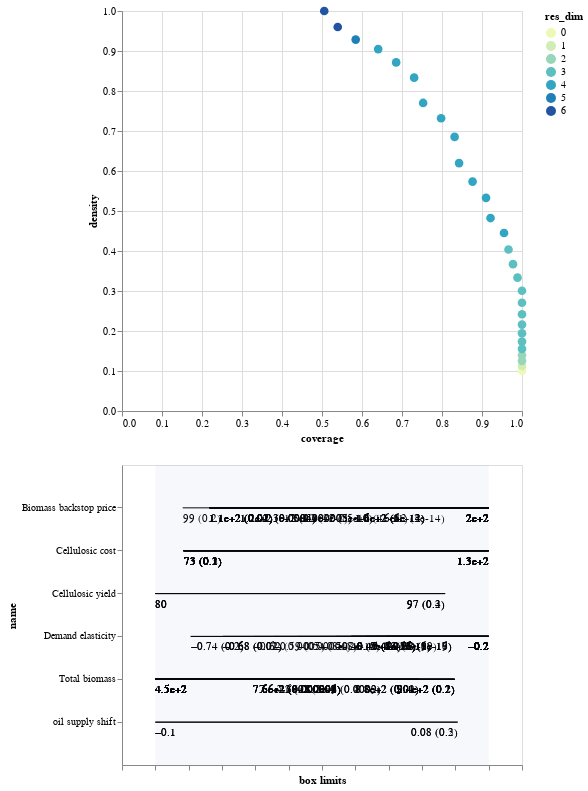

This figure's notebook cell:
### Code cell
box1_bryant.inspect_tradeoff()

### Figure 1 — Vega-Lite specification as saved in the notebook (floating-point values rounded to 4 significant figures)
{"$schema": "https://vega.github.io/schema/vega-lite/v3.4.0.json", "config": {"mark": {"tooltip": null}, "view": {"height": 300, "width": 400}}, "datasets": {"data-17256ee1b01d486f61a8245021b6fdb4": [{"id": 1, "maximum": -0.202, "minimum": -0.8, "name": "Demand elasticity", "qp_lower": 0.1557, "qp_upper": -1, "x1": -0.7365, "x2": -0.202}, {"id": 2, "maximum": 997.8, "minimum": 450, "name": "Total biomass", "qp_lower": -1, "qp_upper": 0.1504, "x1": 450, "x2": 941.7}, {"id": 2, "maximum": -0.202, "minimum": -0.8, "name": "Demand elasticity", "qp_lower": 0.1713, "qp_upper": -1, "x1": -0.7365, "x2": -0.202}, {"id": 3, "maximum": 997.8, "minimum": 450, "name": "Total biomass", "qp_lower": -1, "qp_upper": 0.1607, "x1": 450, "x2": 941.7}, {"id": 3, "maximum": -0.202, "minimum": -0.8, "name": "Demand elasticity", "qp_lower": 0.02418, "qp_upper": -1, "x1": -0.679, "x2": -0.202}, {"id": 4, "maximum": 997.8, "minimum": 450, "name": "Total biomass", "qp_lower": -1, "qp_upper": 0.1583, "x1": 450, "x2": 941.7}, {"id": 4, "maximum": -0.202, "minimum": -0.8, "name": "Demand elasticity", "qp_lower": 0.01869, "qp_upper": -1, "x1": -0.679, "x2": -0.202}, {"id": 4, "maximum": 199.6, "minimum": 90, "name": "Biomass backstop price", "qp_lower": 0.1509, "qp_upper": -1, "x1": 99, "x2": 199.6}, {"id": 5, "maximum": 997.8, "minimum": 450, "name": "Total biomass", "qp_lower": -1, "qp_upper": 0.1577, "x1": 450, "x2": 941.7}, {"id": 5, "maximum": -0.202, "minimum": -0.8, "name": "Demand elasticity", "qp_lower": 0.01457, "qp_upper": -1, "x1": -0.679, "x2": -0.202}, {"id": 5, "maximum": 199.6, "minimum": 90, "name": "Biomass backstop price", "qp_lower": 0.0175, "qp_upper": -1, "x1": 107.8, "x2": 199.6}, {"id": 6, "maximum": 997.8, "minimum": 450, "name": "Total biomass", "qp_lower": -1, "qp_upper": 0.164, "x1": 450, "x2": 941.7}, {"id": 6, "maximum": -0.202, "minimum": -0.8, "name": "Demand elasticity", "qp_lower": 0.0005345, "qp_upper": -1, "x1": -0.6235, "x2": -0.202}, {"id": 6, "maximum": 199.6, "minimum": 90, "name": "Biomass backstop price", "qp_lower": 0.0168, "qp_upper": -1, "x1": 107.8, "x2": 199.6}, {"id": 7, "maximum": 997.8, "minimum": 450, "name": "Total biomass", "qp_lower": -1, "qp_upper": 0.1521, "x1": 450, "x2": 941.7}, {"id": 7, "maximum": -0.202, "minimum": -0.8, "name": "Demand elasticity", "qp_lower": 1.196e-05, "qp_upper": -1, "x1": -0.5875, "x2": -0.202}, {"id": 7, "maximum": 199.6, "minimum": 90, "name": "Biomass backstop price", "qp_lower": 0.01448, "qp_upper": -1, "x1": 107.8, "x2": 199.6}, {"id": 8, "maximum": 997.8, "minimum": 450, "name": "Total biomass", "qp_lower": -1, "qp_upper": 0.1557, "x1": 450, "x2": 941.7}, {"id": 8, "maximum": -0.202, "minimum": -0.8, "name": "Demand elasticity", "qp_lower": 8.044e-08, "qp_upper": -1, "x1": -0.5445, "x2": -0.202}, {"id": 8, "maximum": 199.6, "minimum": 90, "name": "Biomass backstop price", "qp_lower": 0.01425, "qp_upper": -1, "x1": 107.8, "x2": 199.6}, {"id": 9, "maximum": 997.8, "minimum": 450, "name": "Total biomass", "qp_lower": -1, "qp_upper": 0.1647, "x1": 450, "x2": 941.7}, {"id": 9, "maximum": -0.202, "minimum": -0.8, "name": "Demand elasticity", "qp_lower": 2.406e-10, "qp_upper": -1, "x1": -0.5035, "x2": -0.202}, {"id": 9, "maximum": 199.6, "minimum": 90, "name": "Biomass backstop price", "qp_lower": 0.01715, "qp_upper": -1, "x1": 107.8, "x2": 199.6}, {"id": 10, "maximum": 997.8, "minimum": 450, "name": "Total biomass", "qp_lower": -1, "qp_upper": 0.1355, "x1": 450, "x2": 941.7}, {"id": 10, "maximum": -0.202, "minimum": -0.8, "name": "Demand elasticity", "qp_lower": 4.721e-13, "qp_upper": -1, "x1": -0.475, "x2": -0.202}, {"id": 10, "maximum": 199.6, "minimum": 90, "name": "Biomass backstop price", "qp_lower": 0.015, "qp_upper": -1, "x1": 107.8, "x2": 199.6}, {"id": 11, "maximum": 997.8, "minimum": 450, "name": "Total biomass", "qp_lower": -1, "qp_upper": 0.01421, "x1": 450, "x2": 883.4}, {"id": 11, "maximum": -0.202, "minimum": -0.8, "name": "Demand elasticity", "qp_lower": 3.451e-13, "qp_upper": -1, "x1": -0.475, "x2": -0.202}, {"id": 11, "maximum": 199.6, "minimum": 90, "name": "Biomass backstop price", "qp_lower": 0.01242, "qp_upper": -1, "x1": 107.8, "x2": 199.6}, {"id": 12, "maximum": 997.8, "minimum": 450, "name": "Total biomass", "qp_lower": -1, "qp_upper": 0.01355, "x1": 450, "x2": 883.4}, {"id": 12, "maximum": -0.202, "minimum": -0.8, "name": "Demand elasticity", "qp_lower": 7.967e-16, "qp_upper": -1, "x1": -0.4485, "x2": -0.202}, {"id": 12, "maximum": 199.6, "minimum": 90, "name": "Biomass backstop price", "qp_lower": 0.01095, "qp_upper": -1, "x1": 107.8, "x2": 199.6}, {"id": 13, "maximum": 997.8, "minimum": 450, "name": "Total biomass", "qp_lower": -1, "qp_upper": 0.01525, "x1": 450, "x2": 883.4}, {"id": 13, "maximum": -0.202, "minimum": -0.8, "name": "Demand elasticity", "qp_lower": 1.934e-15, "qp_upper": -1, "x1": -0.4485, "x2": -0.202}, {"id": 13, "maximum": 199.6, "minimum": 90, "name": "Biomass backstop price", "qp_lower": 0.0005064, "qp_upper": -1, "x1": 117.8, "x2": 199.6}, {"id": 14, "maximum": 133.7, "minimum": 67, "name": "Cellulosic cost", "qp_lower": 0.1383, "qp_upper": -1, "x1": 72.65, "x2": 133.7}, {"id": 14, "maximum": 997.8, "minimum": 450, "name": "Total biomass", "qp_lower": -1, "qp_upper": 0.01184, "x1": 450, "x2": 883.4}, {"id": 14, "maximum": -0.202, "minimum": -0.8, "name": "Demand elasticity", "qp_lower": 9.841e-16, "qp_upper": -1, "x1": -0.4485, "x2": -0.202}, {"id": 14, "maximum": 199.6, "minimum": 90, "name": "Biomass backstop price", "qp_lower": 0.0003845, "qp_upper": -1, "x1": 117.8, "x2": 199.6}, {"id": 15, "maximum": 133.7, "minimum": 67, "name": "Cellulosic cost", "qp_lower": 0.1753, "qp_upper": -1, "x1": 72.65, "x2": 133.7}, {"id": 15, "maximum": 997.8, "minimum": 450, "name": "Total biomass", "qp_lower": -1, "qp_upper": 0.000933, "x1": 450, "x2": 820.7}, {"id": 15, "maximum": -0.202, "minimum": -0.8, "name": "Demand elasticity", "qp_lower": 1.254e-15, "qp_upper": -1, "x1": -0.4485, "x2": -0.202}, {"id": 15, "maximum": 199.6, "minimum": 90, "name": "Biomass backstop price", "qp_lower": 0.0004229, "qp_upper": -1, "x1": 117.8, "x2": 199.6}, {"id": 16, "maximum": 133.7, "minimum": 67, "name": "Cellulosic cost", "qp_lower": 0.1367, "qp_upper": -1, "x1": 72.65, "x2": 133.7}, {"id": 16, "maximum": 997.8, "minimum": 450, "name": "Total biomass", "qp_lower": -1, "qp_upper": 0.0002231, "x1": 450, "x2": 820.7}, {"id": 16, "maximum": -0.202, "minimum": -0.8, "name": "Demand elasticity", "qp_lower": 4.1e-16, "qp_upper": -1, "x1": -0.4485, "x2": -0.202}, {"id": 16, "maximum": 199.6, "minimum": 90, "name": "Biomass backstop price", "qp_lower": 5.358e-06, "qp_upper": -1, "x1": 125.8, "x2": 199.6}, {"id": 17, "maximum": 133.7, "minimum": 67, "name": "Cellulosic cost", "qp_lower": 0.1378, "qp_upper": -1, "x1": 72.65, "x2": 133.7}, {"id": 17, "maximum": 997.8, "minimum": 450, "name": "Total biomass", "qp_lower": -1, "qp_upper": 1.01e-05, "x1": 450, "x2": 755.8}, {"id": 17, "maximum": -0.202, "minimum": -0.8, "name": "Demand elasticity", "qp_lower": 2.881e-15, "qp_upper": -1, "x1": -0.4485, "x2": -0.202}, {"id": 17, "maximum": 199.6, "minimum": 90, "name": "Biomass backstop price", "qp_lower": 7.744e-06, "qp_upper": -1, "x1": 125.8, "x2": 199.6}, {"id": 18, "maximum": 133.7, "minimum": 67, "name": "Cellulosic cost", "qp_lower": 0.1404, "qp_upper": -1, "x1": 72.65, "x2": 133.7}, {"id": 18, "maximum": 997.8, "minimum": 450, "name": "Total biomass", "qp_lower": -1, "qp_upper": 9.11e-06, "x1": 450, "x2": 755.8}, {"id": 18, "maximum": -0.202, "minimum": -0.8, "name": "Demand elasticity", "qp_lower": 9.781e-16, "qp_upper": -1, "x1": -0.4485, "x2": -0.202}, {"id": 18, "maximum": 199.6, "minimum": 90, "name": "Biomass backstop price", "qp_lower": 1.781e-07, "qp_upper": -1, "x1": 132.5, "x2": 199.6}, {"id": 19, "maximum": 133.7, "minimum": 67, "name": "Cellulosic cost", "qp_lower": 0.09571, "qp_upper": -1, "x1": 72.65, "x2": 133.7}, {"id": 19, "maximum": 997.8, "minimum": 450, "name": "Total biomass", "qp_lower": -1, "qp_upper": 1.368e-06, "x1": 450, "x2": 755.8}, {"id": 19, "maximum": -0.202, "minimum": -0.8, "name": "Demand elasticity", "qp_lower": 5.621e-17, "qp_upper": -1, "x1": -0.4485, "x2": -0.202}, {"id": 19, "maximum": 199.6, "minimum": 90, "name": "Biomass backstop price", "qp_lower": 3.227e-10, "qp_upper": -1, "x1": 138.6, "x2": 199.6}, {"id": 20, "maximum": 133.7, "minimum": 67, "name": "Cellulosic cost", "qp_lower": 0.103, "qp_upper": -1, "x1": 72.65, "x2": 133.7}, {"id": 20, "maximum": 997.8, "minimum": 450, "name": "Total biomass", "qp_lower": -1, "qp_upper": 1.1e-06, "x1": 450, "x2": 755.8}, {"id": 20, "maximum": -0.202, "minimum": -0.8, "name": "Demand elasticity", "qp_lower": 7.08e-19, "qp_upper": -1, "x1": -0.422, "x2": -0.202}, {"id": 20, "maximum": 199.6, "minimum": 90, "name": "Biomass backstop price", "qp_lower": 5.228e-10, "qp_upper": -1, "x1": 138.6, "x2": 199.6}, {"id": 21, "maximum": 133.7, "minimum": 67, "name": "Cellulosic cost", "qp_lower": 0.1574, "qp_upper": -1, "x1": 72.65, "x2": 133.7}, {"id": 21, "maximum": 997.8, "minimum": 450, "name": "Total biomass", "qp_lower": -1, "qp_upper": 4.717e-06, "x1": 450, "x2": 755.8}, {"id": 21, "maximum": -0.202, "minimum": -0.8, "name": "Demand elasticity", "qp_lower": 1.185e-16, "qp_upper": -1, "x1": -0.422, "x2": -0.202}, {"id": 21, "maximum": 199.6, "minimum": 90, "name": "Biomass backstop price", "qp_lower": 3.515e-11, "qp_upper": -1, "x1": 150.0, "x2": 199.6}, {"id": 22, "maximum": 133.7, "minimum": 67, "name": "Cellulosic cost", "qp_lower": 0.1039, "qp_upper": -1, "x1": 72.65, "x2": 133.7}, {"id": 22, "maximum": 997.8, "minimum": 450, "name": "Total biomass", "qp_lower": -1, "qp_upper": 3.975e-06, "x1": 450, "x2": 755.8}, {"id": 22, "maximum": -0.202, "minimum": -0.8, "name": "Demand elasticity", "qp_lower": 5.677e-18, "qp_upper": -1, "x1": -0.422, "x2": -0.202}, {"id": 22, "maximum": 199.6, "minimum": 90, "name": "Biomass backstop price", "qp_lower": 7.746e-14, "qp_upper": -1, "x1": 155.6, "x2": 199.6}, {"id": 23, "maximum": 133.7, "minimum": 67, "name": "Cellulosic cost", "qp_lower": 0.102, "qp_upper": -1, "x1": 72.65, "x2": 133.7}, {"id": 23, "maximum": 997.8, "minimum": 450, "name": "Total biomass", "qp_lower": -1, "qp_upper": 1.347e-06, "x1": 450, "x2": 755.8}, {"id": 23, "maximum": -0.202, "minimum": -0.8, "name": "Demand elasticity", "qp_lower": 5.874e-19, "qp_upper": -1, "x1": -0.4005, "x2": -0.202}, {"id": 23, "maximum": 199.6, "minimum": 90, "name": "Biomass backstop price", "qp_lower": 4.954e-14, "qp_upper": -1, "x1": 155.6, "x2": 199.6}, {"id": 24, "maximum": 133.7, "minimum": 67, "name": "Cellulosic cost", "qp_lower": 0.1065, "qp_upper": -1, "x1": 72.65, "x2": 133.7}, {"id": 24, "maximum": 997.8, "minimum": 450, "name": "Total biomass", "qp_lower": -1, "qp_upper": 6.426e-06, "x1": 450, "x2": 755.8}, {"id": 24, "maximum": -0.202, "minimum": -0.8, "name": "Demand elasticity", "qp_lower": 1.396e-19, "qp_upper": -1, "x1": -0.3845, "x2": -0.202}, {"id": 24, "maximum": 199.6, "minimum": 90, "name": "Biomass backstop price", "qp_lower": 5.537e-14, "qp_upper": -1, "x1": 155.6, "x2": 199.6}, {"id": 25, "maximum": 133.7, "minimum": 67, "name": "Cellulosic cost", "qp_lower": 0.2028, "qp_upper": -1, "x1": 72.65, "x2": 133.7}, {"id": 25, "maximum": 997.8, "minimum": 450, "name": "Total biomass", "qp_lower": -1, "qp_upper": 2.487e-05, "x1": 450, "x2": 755.8}, {"id": 25, "maximum": 99.9, "minimum": 80, "name": "Cellulosic yield", "qp_lower": -1, "qp_upper": 0.3732, "x1": 80, "x2": 97.3}, {"id": 25, "maximum": -0.202, "minimum": -0.8, "name": "Demand elasticity", "qp_lower": 1.015e-17, "qp_upper": -1, "x1": -0.3845, "x2": -0.202}, {"id": 25, "maximum": 199.6, "minimum": 90, "name": "Biomass backstop price", "qp_lower": 1.246e-12, "qp_upper": -1, "x1": 155.6, "x2": 199.6}, {"id": 26, "maximum": 133.7, "minimum": 67, "name": "Cellulosic cost", "qp_lower": 0.2619, "qp_upper": -1, "x1": 72.65, "x2": 133.7}, {"id": 26, "maximum": 997.8, "minimum": 450, "name": "Total biomass", "qp_lower": -1, "qp_upper": 5.785e-06, "x1": 450, "x2": 755.8}, {"id": 26, "maximum": 99.9, "minimum": 80, "name": "Cellulosic yield", "qp_lower": -1, "qp_upper": 0.2974, "x1": 80, "x2": 97.3}, {"id": 26, "maximum": -0.202, "minimum": -0.8, "name": "Demand elasticity", "qp_lower": 1.379e-17, "qp_upper": -1, "x1": -0.3845, "x2": -0.202}, {"id": 26, "maximum": 0.099, "minimum": -0.1, "name": "oil supply shift", "qp_lower": -1, "qp_upper": 0.2974, "x1": -0.1, "x2": 0.0805}, {"id": 26, "maximum": 199.6, "minimum": 90, "name": "Biomass backstop price", "qp_lower": 1.133e-12, "qp_upper": -1, "x1": 155.6, "x2": 199.6}, {"id": 27, "maximum": 133.7, "minimum": 67, "name": "Cellulosic cost", "qp_lower": 0.1473, "qp_upper": -1, "x1": 72.65, "x2": 133.7}, {"id": 27, "maximum": 997.8, "minimum": 450, "name": "Total biomass", "qp_lower": -1, "qp_upper": 2.317e-07, "x1": 450, "x2": 755.8}, {"id": 27, "maximum": 99.9, "minimum": 80, "name": "Cellulosic yield", "qp_lower": -1, "qp_upper": 0.1593, "x1": 80, "x2": 97.3}, {"id": 27, "maximum": -0.202, "minimum": -0.8, "name": "Demand elasticity", "qp_lower": 1.708e-16, "qp_upper": -1, "x1": -0.3845, "x2": -0.202}, {"id": 27, "maximum": 0.099, "minimum": -0.1, "name": "oil supply shift", "qp_lower": -1, "qp_upper": 0.1533, "x1": -0.1, "x2": 0.0805}, {"id": 27, "maximum": 199.6, "minimum": 90, "name": "Biomass backstop price", "qp_lower": 2.842e-14, "qp_upper": -1, "x1": 162.2, "x2": 199.6}], "data-bb8d07f6df3d47a6a475317795287b23": [{"end": 1, "start": 0}], "data-c5a4f50fa54a0c9fb9591076c299149f": [{"coverage": 1, "density": 0.1009, "id": 0, "mass": 1, "mean": 0.1009, "res_dim": 0}, {"coverage": 1, "density": 0.1124, "id": 1, "mass": 0.898, "mean": 0.1124, "res_dim": 1}, {"coverage": 1, "density": 0.1254, "id": 2, "mass": 0.805, "mean": 0.1254, "res_dim": 2}, {"coverage": 1, "density": 0.1395, "id": 3, "mass": 0.7234, "mean": 0.1395, "res_dim": 2}, {"coverage": 1, "density": 0.1553, "id": 4, "mass": 0.6497, "mean": 0.1553, "res_dim": 3}, {"coverage": 1, "density": 0.1735, "id": 5, "mass": 0.5816, "mean": 0.1735, "res_dim": 3}, {"coverage": 1, "density": 0.1943, "id": 6, "mass": 0.5193, "mean": 0.1943, "res_dim": 3}, {"coverage": 1, "density": 0.216, "id": 7, "mass": 0.4671, "mean": 0.216, "res_dim": 3}, {"coverage": 1, "density": 0.2418, "id": 8, "mass": 0.4172, "mean": 0.2418, "res_dim": 3}, {"coverage": 1, "density": 0.2705, "id": 9, "mass": 0.373, "mean": 0.2705, "res_dim": 3}, {"coverage": 1, "density": 0.3007, "id": 10, "mass": 0.3356, "mean": 0.3007, "res_dim": 3}, {"coverage": 0.9888, "density": 0.3333, "id": 11, "mass": 0.2993, "mean": 0.3333, "res_dim": 3}, {"coverage": 0.9775, "density": 0.3671, "id": 12, "mass": 0.2687, "mean": 0.3671, "res_dim": 3}, {"coverage": 0.9663, "density": 0.4038, "id": 13, "mass": 0.2415, "mean": 0.4038, "res_dim": 3}, {"coverage": 0.9551, "density": 0.445, "id": 14, "mass": 0.2166, "mean": 0.445, "res_dim": 4}, {"coverage": 0.9213, "density": 0.4824, "id": 15, "mass": 0.1927, "mean": 0.4824, "res_dim": 4}, {"coverage": 0.9101, "density": 0.5329, "id": 16, "mass": 0.1723, "mean": 0.5329, "res_dim": 4}, {"coverage": 0.8764, "density": 0.5735, "id": 17, "mass": 0.1542, "mean": 0.5735, "res_dim": 4}, {"coverage": 0.8427, "density": 0.6198, "id": 18, "mass": 0.1372, "mean": 0.6198, "res_dim": 4}, {"coverage": 0.8315, "density": 0.6852, "id": 19, "mass": 0.1224, "mean": 0.6852, "res_dim": 4}, {"coverage": 0.7978, "density": 0.732, "id": 20, "mass": 0.11, "mean": 0.732, "res_dim": 4}, {"coverage": 0.7528, "density": 0.7701, "id": 21, "mass": 0.09864, "mean": 0.7701, "res_dim": 4}, {"coverage": 0.7303, "density": 0.8333, "id": 22, "mass": 0.08844, "mean": 0.8333, "res_dim": 4}, {"coverage": 0.6854, "density": 0.8714, "id": 23, "mass": 0.07937, "mean": 0.8714, "res_dim": 4}, {"coverage": 0.6404, "density": 0.9048, "id": 24, "mass": 0.07143, "mean": 0.9048, "res_dim": 4}, {"coverage": 0.5843, "density": 0.9286, "id": 25, "mass": 0.06349, "mean": 0.9286, "res_dim": 5}, {"coverage": 0.5393, "density": 0.96, "id": 26, "mass": 0.05669, "mean": 0.96, "res_dim": 6}, {"coverage": 0.5056, "density": 1, "id": 27, "mass": 0.05102, "mean": 1, "res_dim": 6}], "data-d751713988987e9331980363e24189ce": []}, "vconcat": [{"data": {"name": "data-c5a4f50fa54a0c9fb9591076c299149f"}, "encoding": {"color": {"field": "res_dim", "scale": {"range": ["#eff9b6", "#d0edb3", "#97d6b9", "#5dc0c0", "#31a5c2", "#1f80b8", "#2354a3", "#21318d"]}, "type": "ordinal"}, "opacity": {"condition": {"selection": "selector001", "value": 1}, "value": 0.4}, "tooltip": [{"field": "id", "type": "ordinal"}, {"field": "coverage", "format": ".2", "type": "quantitative"}, {"field": "density", "format": ".2", "type": "quantitative"}, {"field": "res_dim", "type": "ordinal"}], "x": {"field": "coverage", "type": "quantitative"}, "y": {"field": "density", "type": "quantitative"}}, "height": 400, "mark": {"size": 75, "type": "circle"}, "selection": {"selector001": {"fields": ["id"], "type": "single"}}, "width": 400}, {"layer": [{"data": {"name": "data-17256ee1b01d486f61a8245021b6fdb4"}, "encoding": {"x": {"axis": {"grid": false, "labels": false, "title": "box limits"}, "field": "x_lower", "scale": {"domain": [0, 1], "padding": 0.1}, "type": "quantitative"}, "x2": {"field": "x_upper"}, "y": {"field": "name", "scale": {"padding": 1}, "type": "nominal"}}, "mark": "rule", "transform": [{"as": "x_lower", "calculate": "(datum.x1-datum.minimum)/(datum.maximum-datum.minimum)"}, {"as": "x_upper", "calculate": "(datum.x2-datum.minimum)/(datum.maximum-datum.minimum)"}, {"filter": {"selection": "selector001"}}], "width": 400}, {"data": {"name": "data-17256ee1b01d486f61a8245021b6fdb4"}, "encoding": {"text": {"field": "text", "type": "ordinal"}, "x": {"axis": {"grid": false, "labels": false, "title": "box limits"}, "field": "x_lower", "scale": {"domain": [0, 1], "padding": 0.1}, "type": "quantitative"}, "x2": {"field": "x_upper"}, "y": {"field": "name", "scale": {"padding": 1}, "type": "nominal"}}, "mark": {"align": "left", "baseline": "top", "dy": 5, "type": "text"}, "transform": [{"as": "x_lower", "calculate": "(datum.x1-datum.minimum)/(datum.maximum-datum.minimum)"}, {"as": "x_upper", "calculate": "(datum.x2-datum.minimum)/(datum.maximum-datum.minimum)"}, {"filter": {"selection": "selector001"}}, {"as": "text", "calculate": "datum.qp_lower>0?format(datum.x1, \".2\")+\" (\"+format(datum.qp_lower, \".1~g\")+\")\" :format(datum.x1, \".2\")"}], "width": 400}, {"data": {"name": "data-17256ee1b01d486f61a8245021b6fdb4"}, "encoding": {"text": {"field": "text", "type": "ordinal"}, "x": {"field": "x_upper", "type": "quantitative"}, "x2": {"field": "x_upper"}, "y": {"field": "name", "scale": {"padding": 1}, "type": "nominal"}}, "mark": {"align": "right", "baseline": "top", "dy": 5, "type": "text"}, "transform": [{"as": "x_lower", "calculate": "(datum.x1-datum.minimum)/(datum.maximum-datum.minimum)"}, {"as": "x_upper", "calculate": "(datum.x2-datum.minimum)/(datum.maximum-datum.minimum)"}, {"filter": {"selection": "selector001"}}, {"as": "text", "calculate": "datum.qp_upper>0?format(datum.x2, \".2\")+\" (\"+format(datum.qp_upper, \".1\")+\")\" :format(datum.x2, \".2\")"}], "width": 400}, {"data": {"name": "data-bb8d07f6df3d47a6a475317795287b23"}, "encoding": {"x": {"field": "start", "type": "quantitative"}, "x2": {"field": "end"}}, "mark": {"opacity": 0.05, "type": "rect"}}, {"data": {"name": "data-d751713988987e9331980363e24189ce"}, "encoding": {"x": {"field": "x", "type": "quantitative"}, "y": {"field": "name", "type": "nominal"}}, "mark": "point", "transform": [{"filter": {"selection": "selector001"}}], "width": 400}, {"data": {"name": "data-d751713988987e9331980363e24189ce"}, "encoding": {"text": {"field": "item", "type": "nominal"}, "x": {"field": "x", "type": "quantitative"}, "y": {"field": "name", "type": "nominal"}}, "mark": {"align": "center", "baseline": "top", "dy": 5, "type": "text"}, "transform": [{"filter": {"selection": "selector001"}}], "width": 400}]}]}
